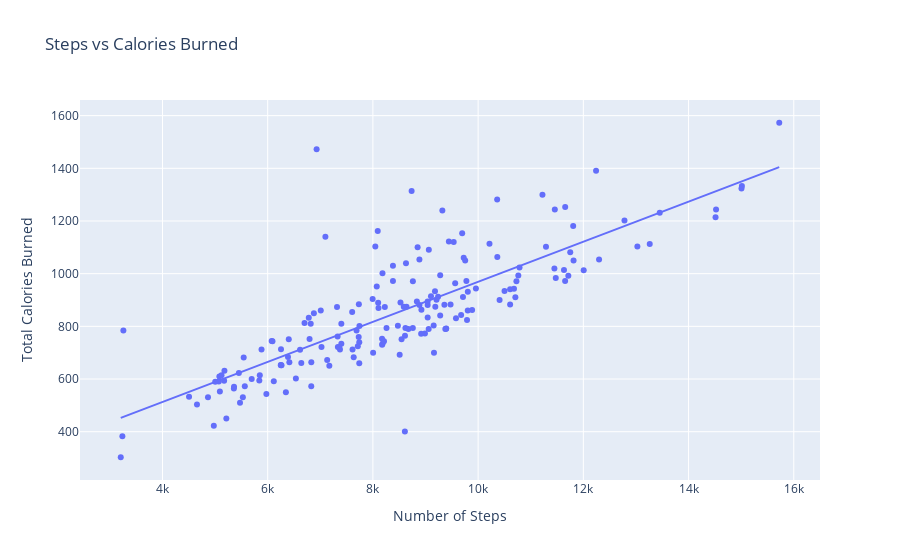

Notebook code for this chart:
### Code cell
# Visualize number of steps vs. calories burned
stepsvscal = pe.scatter(df, 
                        x='steps', 
                        y='total_calories_burned', 
                        title='Steps vs Calories Burned', 
                        labels={'steps': 'Number of Steps', 'total_calories_burned': 'Total Calories Burned'},
                        trendline="ols")
stepsvscal.show()

### Figure 1 — Plotly figure (JSON) as saved in the notebook; plotly's stock layout.template omitted (floating-point values rounded to 4 significant figures; data arrays with more than 128 entries replaced by an {"elided": "..."} marker saying what was removed)
{"data": [{"hovertemplate": "Number of Steps=%{x}<br>Total Calories Burned=%{y}<extra></extra>", "legendgroup": "", "marker": {"color": "#636efa", "symbol": "circle"}, "mode": "markers", "name": "", "orientation": "v", "showlegend": false, "type": "scatter", "x": {"elided": "185 int values"}, "xaxis": "x", "y": {"elided": "185 int values"}, "yaxis": "y"}, {"hovertemplate": "<b>OLS trendline</b><br>total_calories_burned = 0.0760701 * steps + 208.556<br>R<sup>2</sup>=0.645894<br><br>Number of Steps=%{x}<br>Total Calories Burned=%{y} <b>(trend)</b><extra></extra>", "legendgroup": "", "marker": {"color": "#636efa", "symbol": "circle"}, "mode": "lines", "name": "", "showlegend": false, "type": "scatter", "x": {"elided": "179 int values"}, "xaxis": "x", "y": {"elided": "179 float values"}, "yaxis": "y"}], "layout": {"legend": {"tracegroupgap": 0}, "title": {"text": "Steps vs Calories Burned"}, "xaxis": {"anchor": "y", "domain": [0, 1], "title": {"text": "Number of Steps"}}, "yaxis": {"anchor": "x", "domain": [0, 1], "title": {"text": "Total Calories Burned"}}}}
